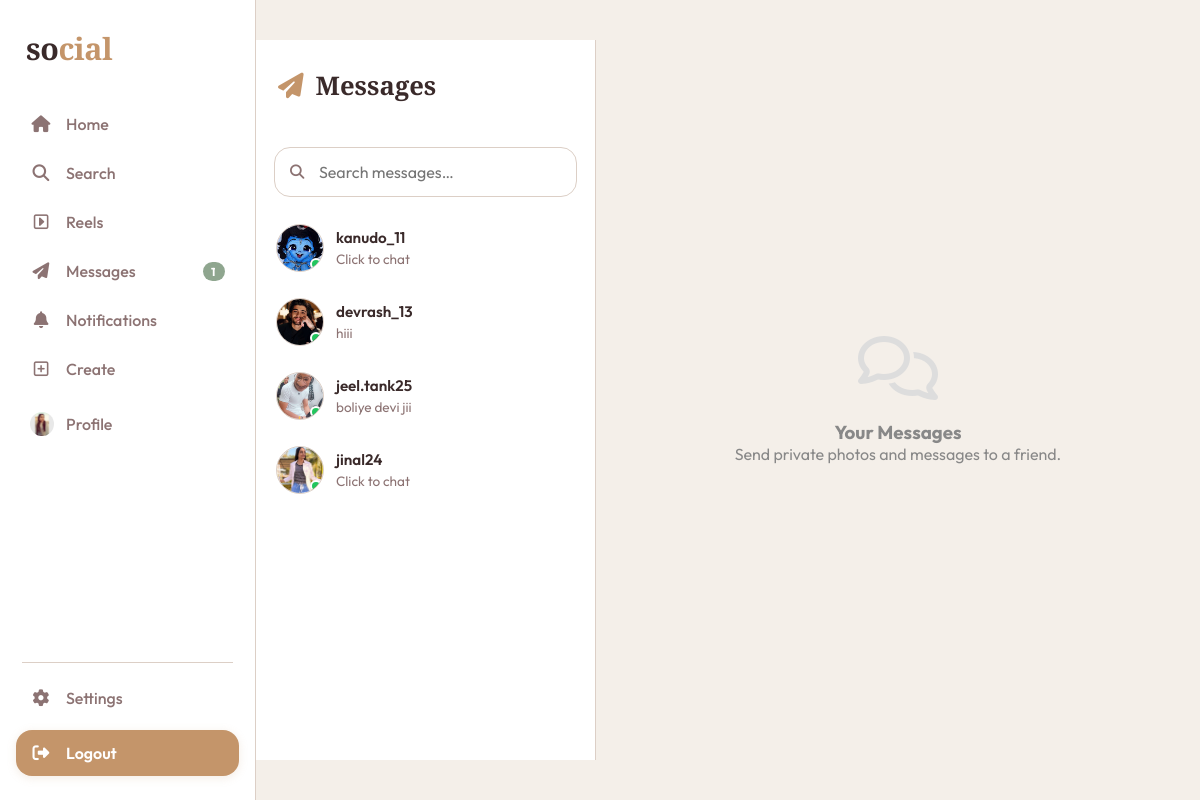
The app's page /messages/ (signed in) with its own data.
### myapp/models.py (models this page shows, shortened)
class instauser(models.Model):
    gender_choices = (
        ('male','Male'),
        ('female','Female'),
    )
    username = models.CharField(max_length=100,unique=True)
    email = models.EmailField(unique=True,null=True,blank=True)
    password = models.CharField(max_length=100, null=True, blank=True)
    profile_pic = models.FileField(upload_to='profile_pics/', blank=True, null=True)
    gender = models.CharField(max_length=10,choices=gender_choices,blank=True, null=True)
    fullname = models.CharField(max_length=100,blank=True, null=True)
    bio = models.TextField(blank=True, null=True)
    description = models.TextField(blank=True, null=True)
    link = models.URLField(blank=True, null=True)
    otp = models.PositiveIntegerField(default=987)
    otp_created_at = models.DateTimeField(null=True, blank=True)
    created_at = models.DateTimeField(auto_now_add=True)
    updated_at = models.DateTimeField(auto_now=True)

class Message(models.Model):
    chat_room = models.ForeignKey(ChatRoom,on_delete=models.CASCADE, related_name="messages")
    sender_id = models.ForeignKey(instauser,on_delete=models.CASCADE, related_name="senderby", null=True,blank=True )
    content = models.TextField(null=True, blank=True)
    image = models.FileField(upload_to="chat_images/", null=True, blank=True)
    video = models.FileField(upload_to="chat_videos/", null=True, blank=True)
    is_read = models.BooleanField(default=False)
    created_at = models.DateTimeField(auto_now_add=True)

### myapp/views.py (the view)
    def wrapper(request,*args,**kwargs):
        if "email" in request.session:
            try:
                uid = instauser.objects.get(email = request.session['email'])
                request.uid = uid
                return view_function(request,*args,**kwargs)
            except instauser.DoesNotExist:
                return redirect("login")
        return redirect("login")

### myapp/views.py (called while the page is built)
def checklogin(view_function):
    def wrapper(request,*args,**kwargs):
        if "email" in request.session:
            try:
                uid = instauser.objects.get(email = request.session['email'])
                request.uid = uid
                return view_function(request,*args,**kwargs)
            except instauser.DoesNotExist:
                return redirect("login")
        return redirect("login")
    return wrapper

### myapp/templates/myapp/messages.html (shortened to what this page needs)
{% load static %}
<html lang="en">
<head>
  <link rel="stylesheet" href="https://cdnjs.cloudflare.com/ajax/libs/font-awesome/6.5.0/css/all.min.css">
  <link rel="stylesheet" href="{% static 'css/userpanel.css' %}">
  <link rel="stylesheet" href="{% static 'css/messages.css' %}">
</head>
<body>
  <nav class="sidebar">
    <div class="logo">so<span>cial</span></div>
    <div class="nav-links">
      <a href="{% url 'home' %}" class="nav-item"><span class="nav-icon"><i class="fa-solid fa-house"></i></span><span
          class="nav-label">Home</span></a>
      <a href="{% url 'search' %}" class="nav-item"><span class="nav-icon"><i
            class="fa-solid fa-magnifying-glass"></i></span><span class="nav-label">Search</span></a>
      <a href="{% url 'reels' %}" class="nav-item"><span class="nav-icon"><i class="fa-regular fa-square-caret-right"></i></span><span
          class="nav-label">Reels</span></a>
      <a href="{% url 'messages' %}" class="nav-item has-badge"><span class="nav-icon"><i
            class="fa-solid fa-paper-plane"></i></span><span class="nav-label">Messages</span><span class="badge"
          id="msg-badge" style="display:none;"></span></a>
      <a href="{% url 'notification' %}" class="nav-item has-badge"><span class="nav-icon"><i
            class="fa-solid fa-bell"></i></span><span class="nav-label">Notifications</span></a>
      <div class="nav-item-wrapper">
        <a href="javascript:void(0)" class="nav-item"
          onclick="var m=document.getElementById('create-submenu');m.style.display=m.style.display==='flex'?'none':'flex';"><span
            class="nav-icon"><i class="fa-regular fa-square-plus"></i></span><span class="nav-label">Create</span></a>
      </div>
      <a href="{% url 'profile' %}" class="sidebar-profile-mini">
        <span class="nav-icon">
          {% if uid.profile_pic %}
          <img src="{{uid.profile_pic.url}}" alt="Profile">
          {% else %}
          <img src="https://i.pravatar.cc/80?img=47" alt="Profile">
          {% endif %}
        </span>
        <span class="nav-label">Profile</span>
      </a>
    </div>
    <div class="sidebar-divider"></div>
    <div class="nav-bottom">
      <a href="{% url 'settings' %}" class="nav-item"><span class="nav-icon"><i
            class="fa-solid fa-gear"></i></span><span class="nav-label">Settings</span></a>
      <a href="{% url 'logout' %}" class="nav-item logout-btn"><span class="nav-icon"><i
            class="fa-solid fa-right-from-bracket"></i></span><span class="nav-label">Logout</span></a>
    </div>
  </nav>
  <div class="pages-wrapper">
    <div id="messages" class="page page-full" style="display:block;">
      <div class="messages-layout">
        <div class="inbox-list">
          <div class="page-header" style="padding:28px 22px 18px"><i class="fa-solid fa-paper-plane"></i> Messages</div>
          <form method="get" action="{% url 'messages' %}">
            <div class="inbox-search">
              <div class="search-input-box">
                <i class="fa-solid fa-magnifying-glass search-icon"></i>
                <input type="text" placeholder="Search messages…" class="search-input" name="q">
              </div>
            </div>
          </form>
          <div class="convo-list">
            {% for chat in chat_list %}
            <a href="{% url 'messages' pk=chat.user.id %}" style="text-decoration: none; color: inherit;">
              <div class="convo-item {% if receiver and receiver.id == chat.user.id %}active{% endif %}">
                <div class="convo-av online">
                  {% if chat.user.profile_pic %}
                  <img src="{{chat.user.profile_pic.url}}">
                  {% else %}
                  <img src="https://i.pravatar.cc/80?img=47">
                  {% endif %}
                </div>
                <div class="convo-body">
                  <div class="convo-top">
                    <span class="convo-name" style="{% if chat.unread_count and chat.unread_count > 0 %}font-weight:700; color:var(--text);{% endif %}">{{chat.user.username}}</span>
                  </div>
                  <div class="convo-preview" style="{% if chat.unread_count and chat.unread_count > 0 %}font-weight:600; color:var(--text);{% else %}color:var(--muted);{% endif %}">{{ chat.last_msg|default:"Click to chat"|truncatechars:35 }}</div>
                </div>
              </div>
            </a>
            {% endfor %}
          </div>
        </div>
        <div class="chat-window">
          {% if receiver %}
          <div class="chat-header">
            <a href="{% url 'user_profile' pk=receiver.id %}" style="display: flex; align-items: center; gap: 14px; text-decoration: none; color: inherit;">
              <div class="convo-av online" style="width:46px;height:46px;flex-shrink:0">
                {% if receiver.profile_pic %}
                <img src="{{receiver.profile_pic.url}}">
                {% else %}
                <img src="https://i.pravatar.cc/80?img=47">
                {% endif %}
              </div>
              <div>
                <div class="chat-name">{{receiver.username}}</div>
                <div class="chat-status">Active now</div>
              </div>
            </a>
          </div>
          <div class="chat-messages">
            {% for message in messages %}
            {% if message.sender_id.id == uid.id %}
            <div class="msg-row right">
              <div class="msg-bubble sender">
                {{ message.content }}
              </div>
            </div>
            {% else %}
            <div class="msg-row left">
              <div class="msg-bubble receiver">
                {{ message.content }}
              </div>
            </div>
            {% endif %}
            {% endfor %}
          </div>
          <form method="post" action="{% url 'send_msg' pk=receiver.id %}" enctype="multipart/form-data">
            {% csrf_token %}
            <div class="chat-input-row">
              <input type="text" placeholder="Message…" class="chat-input" name="message" required>
              <button type="submit" class="send-btn"><i class="fa-solid fa-paper-plane"></i></button>
            </div>
          </form>
          {% else %}
          <div
            style="flex:1; display:flex; align-items:center; justify-content:center; flex-direction:column; color:#888;">
            <i class="fa-regular fa-comments" style="font-size: 4rem; margin-bottom: 20px; color: #ddd;"></i>
            <h3>Your Messages</h3>
            <p>Send private photos and messages to a friend.</p>
          </div>
          {% endif %}
        </div>
      </div>
    </div>
  </div>
</body>
</html>

### myapp/static/css/messages.css (style rules this page uses)
.messages-layout { display: flex; width: 100%; height: 100vh; }
#messages .messages-layout { max-width: 1000px; margin: 0 auto; width: 100%; padding-top: 40px; padding-bottom: 40px; }
.inbox-list { width: 340px; flex-shrink: 0; background: var(--bg2); border-right: 1px solid var(--border); display: flex; flex-direction: column; overflow: hidden; }
.inbox-search { padding: 0 18px 14px; }
.convo-list { flex: 1; overflow-y: auto; }
.convo-item { display: flex; align-items: center; gap: 12px; padding: 13px 20px; cursor: pointer; transition: var(--t); position: relative; }
.convo-av { width: 48px; height: 48px; border-radius: 50%; overflow: hidden; flex-shrink: 0; position: relative; border: 1.5px solid var(--border); }
.convo-av img { width: 100%; height: 100%; object-fit: cover; }
.convo-av.online::after { content: ''; position: absolute; bottom: 1px; right: 1px; width: 12px; height: 12px; background: #22c55e; border-radius: 50%; border: 2px solid var(--bg2); }
.convo-body { flex: 1; min-width: 0; }
.convo-top { display: flex; justify-content: space-between; align-items: center; margin-bottom: 3px; }
.convo-name { font-size: 0.95rem; font-weight: 600; color: var(--text); }
.convo-preview { font-size: 0.85rem; color: var(--muted); white-space: nowrap; overflow: hidden; text-overflow: ellipsis; }
.chat-window { flex: 1; display: flex; flex-direction: column; min-width: 0; }

### records on screen
instauser: profile_pic (picture)
instauser: user.profile_pic (picture), user.username "kanudo_11", last_msg "Click to chat"
instauser: user.profile_pic (picture), user.username "devrash_13", last_msg "hiii"
instauser: user.profile_pic (picture), user.username "jeel.tank25", last_msg "boliye devi jii"
instauser: user.profile_pic (picture), user.username "jinal24", last_msg "Click to chat"
